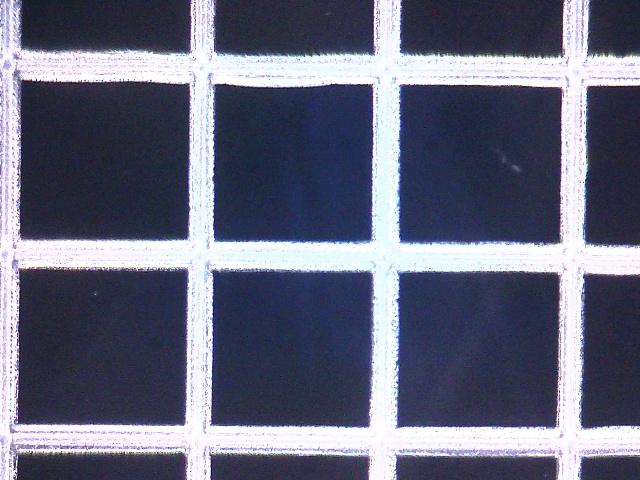
#> input picture dataset_scaffold/Good/0808170829.jpg, 640 x 480 px, found by its file name
$ python Image_Entropy.py
#> lines starting #> are read from the running program, lines starting #| are printed output that depends on the picture; after the words box and inside, x2 and y2 are one past the last pixel; in counts of white or black regions, pixels touching at a corner belong together; long printed decimals are rounded
### Util.py
import cv2
import numpy as np
from matplotlib import pyplot as plt
from correlation import get_contours, mean
import math

line_id = 0


class Point(object):
    def __init__(self, xParam=0.0, yParam=0.0):
        self.x = float(xParam)
        self.y = float(yParam)

    def __str__(self):
        return "(%.2f, %.2f)" % (self.x, self.y)

    # [21 lines left out: functions distance, sum, get_function, not called in this run]


class Line(object):
    # [16 lines left out: functions __init__, is_online, not called in this run]

    def is_parall(self, line):
        return abs(float(self.k) - float(line.k)) < 1


def erode(img, ite_time):
    kernel = np.ones((5, 5), np.uint8)
    img_ero = cv2.erode(img, kernel, iterations=ite_time)

    return img_ero


def dilation(img, ite_time):
    kernel = np.ones((5, 5), np.uint8)
    img_dila = cv2.dilate(img, kernel, iterations=ite_time)

    return img_dila


def ero_dila(img, ite_time):
    img = erode(img, ite_time)

    return dilation(img, ite_time)


# 统计概率霍夫线变换
# [134 lines left out: functions line_detect_possible_demo, convexHull, contour_filter, approx, get_blank, get_slope and 5 more, not called in this run]


def get_middle_point(point1, point2):
    return Point((point1.x + point2.x) / 2, (point1.y + point2.y) / 2)


# [8 lines left out: function get_max_area, not called in this run]


# [76 lines that do not run on import are left out]
    # cv2.imshow('Input', img)
    #
    # cv2.waitKey(0)

### Image_Entropy.py
import cv2
import numpy as np
import math
from Util import ero_dila

image = cv2.imread('E:\\Study\\2019-Summer\\SURF\\CNN\\data\\images\\20190808\\0808170829.jpg', 0)
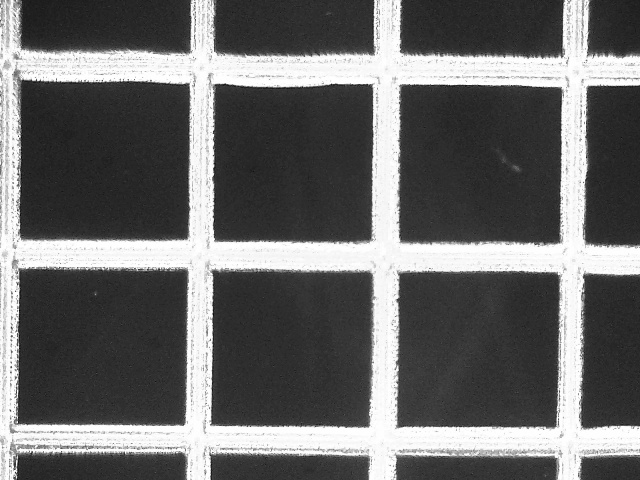
#> image: shape (480, 640); min 2, max 255, mean 106
chaos = cv2.imread('E:\\Study\\2019-Summer\\SURF\\CNN\\data\\images\\20190812140738.jpg', 0)
grid = cv2.imread('E:\\Study\\2019-Summer\\SURF\\CNN\\data\\grid.png', 0)


# _, thresh = cv2.threshold(grid, 127, 255, cv2.THRESH_BINARY_INV)  # 获取灰度图
# cv2.imshow("SS", thresh)
# cv2.waitKey(0)


def get_entropy(img):
    ret, thresh = cv2.threshold(img, 127, 255, cv2.THRESH_BINARY_INV)  # 获取灰度图
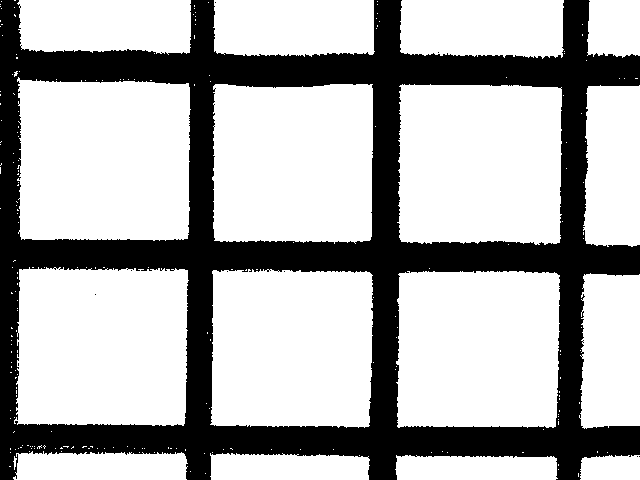
#> thresh: shape (480, 640); 69.4% white; 10 black regions (9 under 20 px), largest, box (x1, y1, x2, y2) and area: (0, 0, 640, 480) 93904
    thresh = ero_dila(thresh, 5)
#> in erode, `img_ero = cv2.erode(img, kernel, iterations=ite_time)`:
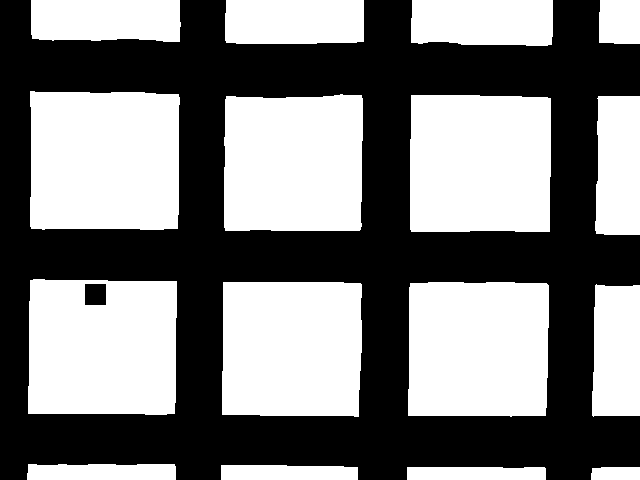
#> img_ero: shape (480, 640); 49.8% white; 16 white regions, largest, box (x1, y1, x2, y2) and area: (30, 91, 180, 230) 20269, (28, 279, 177, 415) 19256, (410, 95, 551, 232) 19068
#> in dilation, `img_dila = cv2.dilate(img, kernel, iterations=ite_time)`:
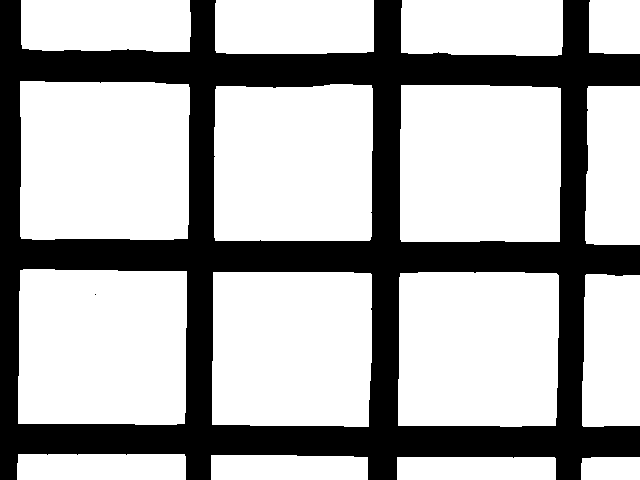
#> img_dila: shape (480, 640); 68.3% white; 2 black regions (1 under 20 px), largest, box (x1, y1, x2, y2) and area: (0, 0, 640, 480) 97457
    tmp = []
    for i in range(256):
        tmp.append(0)
    val = 0
    k = 0
    res = 0

    img = np.array(thresh)
    for i in range(len(img)):
        for j in range(len(img[i])):
            val = img[i][j]
            tmp[val] = float(tmp[val] + 1)
            k = float(k + 1)
#> after the loop, tmp = 256 values, max 209742 at index 255, min 0 at index 1, mean 1200
    for i in range(len(tmp)):
        tmp[i] = float(tmp[i] / k)
#> after the loop, tmp = 256 values, max 0.683 at index 255, min 0 at index 1, mean 0.00391
    for i in range(len(tmp)):
        if tmp[i] == 0:
            res = res
        else:
            res = float(res - tmp[i] * (math.log(tmp[i]) / math.log(2.0)))

    return res


print(get_entropy(image))
#| 0.9014
print(get_entropy(chaos))
#> (the run stopped early here; a loop or call above may not have finished)
